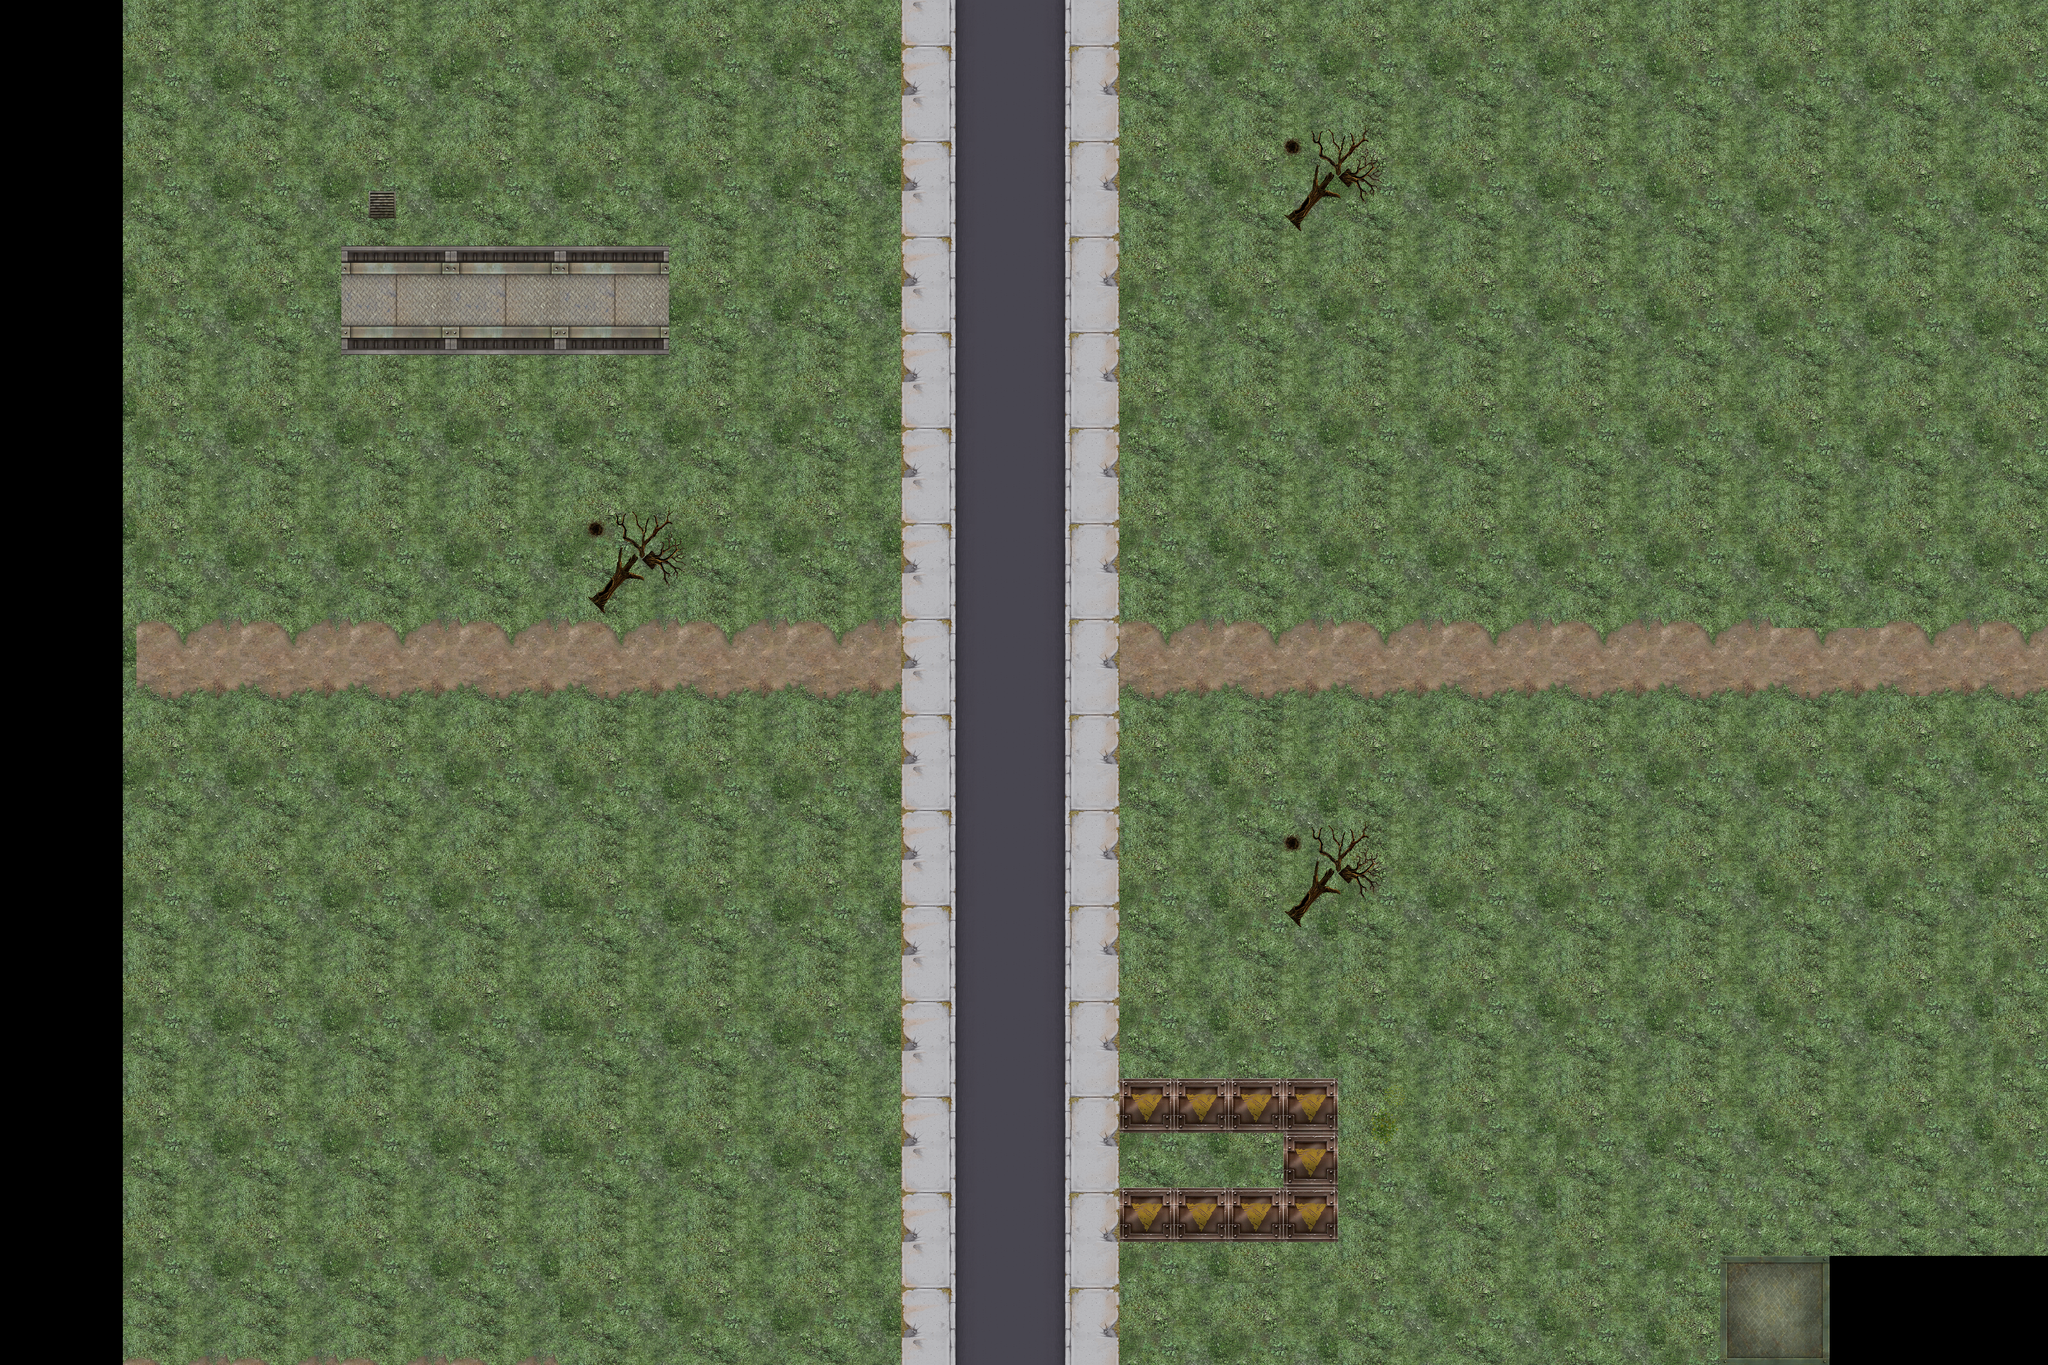

This is a level from a 2D game, rendered from its Tiled map with the project's own tilesets. A one-line summary and the map file follow, with tile-layer data summarised:
An orthogonal 150x100 tile map with 32x32 px tiles, 2 tile layers (Слой тайлов 1, Слой тайлов 2) and 35 objects (24x enemy, 8x solid, 2x light).

<map version="1.0" orientation="orthogonal" width="150" height="100" tilewidth="32" tileheight="32">
 <tileset firstgid="1" name="tiles" tilewidth="32" tileheight="32">
  <image source="tiles.png" width="768" height="7404" />
 </tileset>
 <layer name="Слой тайлов 1" width="150" height="100">
  <data>[15000 cells, 10760 non-empty, 320 distinct tile ids]</data>
 </layer>
 <layer name="Слой тайлов 2" width="150" height="100">
  <data>[15000 cells, 3439 non-empty, 219 distinct tile ids]</data>
 </layer>
 <objectgroup name="Слой объектов 1" width="150" height="100">
  <object name="solid" x="3037" y="2155" width="8" height="8" />
  <object name="solid" x="3030" y="2149" width="4" height="9" />
  <object name="solid" x="3022" y="2135" width="6" height="14" />
  <object name="solid" x="3030" y="2131" width="22" height="15" />
  <object name="solid" x="3035" y="2147" width="13" height="6" />
  <object x="3232" y="3504" width="8" height="8" />
  <object name="solid" x="863" y="447" width="63" height="67" />
  <object name="solid" type="light" x="799" y="577" width="772" height="67" />
  <object name="solid" type="light" x="799" y="760" width="775" height="75" />
  <object name="solid" x="2624" y="2524" width="508" height="134" />
  <object name="solid" x="2632" y="2784" width="502" height="128" />
  <object name="enemy" x="2014" y="507" width="44" height="63" />
  <object name="enemy" x="2014" y="610" width="44" height="63" />
  <object name="enemy" x="2224" y="559" width="44" height="63" />
  <object name="enemy" x="2253" y="553" width="44" height="63" />
  <object name="enemy" x="698" y="213" width="44" height="63" />
  <object name="enemy" x="1602" y="171" width="44" height="63" />
  <object name="enemy" x="2214" y="241" width="44" height="63" />
  <object name="enemy" x="2034" y="1375" width="44" height="63" />
  <object name="enemy" x="1488" y="1671" width="44" height="63" />
  <object name="enemy" x="990" y="1351" width="44" height="63" />
  <object name="enemy" x="1566" y="979" width="44" height="63" />
  <object name="enemy" x="1884" y="1061" width="44" height="63" />
  <object name="enemy" x="1956" y="1211" width="44" height="63" />
  <object name="enemy" x="1502" y="1609" width="44" height="63" />
  <object name="enemy" x="1032" y="1747" width="44" height="63" />
  <object name="enemy" x="836" y="1727" width="44" height="63" />
  <object name="enemy" x="806" y="1247" width="44" height="63" />
  <object name="enemy" x="1042" y="927" width="44" height="63" />
  <object name="enemy" x="1560" y="939" width="44" height="63" />
  <object name="enemy" x="1978" y="1505" width="44" height="63" />
  <object name="enemy" x="2164" y="1741" width="44" height="63" />
  <object name="enemy" x="1712" y="2139" width="44" height="63" />
  <object name="enemy" x="1090" y="2147" width="44" height="63" />
  <object name="enemy" x="948" y="2021" width="44" height="63" />
 </objectgroup>
</map>